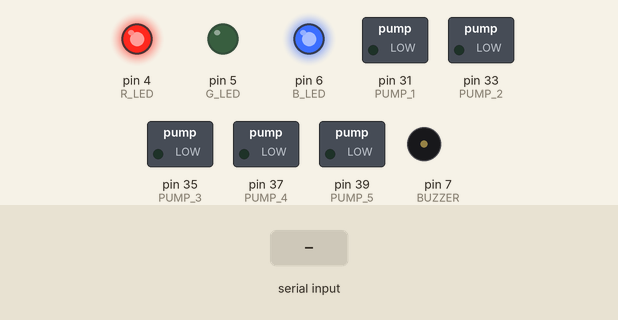
This sketch was run on a simulated Arduino Mega 2560, built with avr-gcc and run on an emulated ATmega2560. Parts: switched loads named in the sketch (green lamp = pin HIGH), output pins drawn as LEDs (lit = HIGH), buzzer (waves = sounding, pin HIGH). Inputs (shaded band) come from the test bench. What the sketch prints to the serial monitor is not drawn.

Above: at 0.4 s.
At 1.0 s:
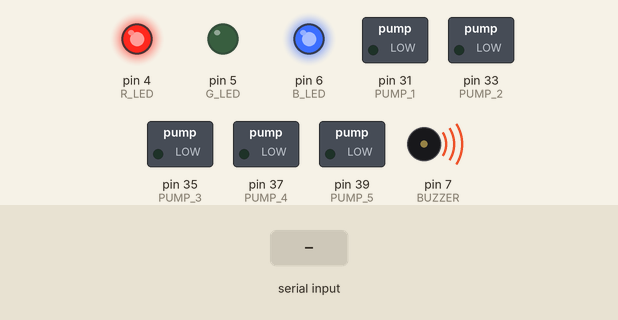
At 3.0 s:
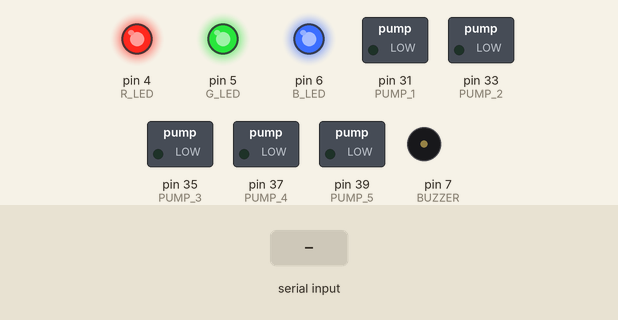
3.1 s: "C,301501061759x" received over the second serial link
4.6 s: "1x" received over the second serial link
Timing chart, 0 to 7.6 s (numbered marks = the images above; inputs shaded):
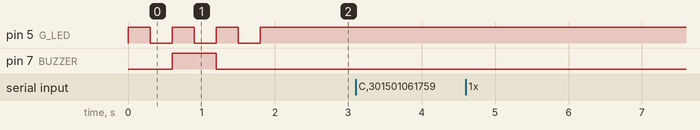

Measured:
- after the input at 3.1 s, every drawn part: stays the same
- after the input at 4.6 s, every drawn part: stays the same

The sketch:

Insulin_pump.ino
```cpp
/*
 * Code for Insulin Pump
 * ENGR 490, Winter 2015
 *
 *
 * Paul Giessner (EECS)
 * giessnerl@umich.edu
 * Ryan Lanigan (MSE)
 * rlanigan@umich.edu
 * April 14, 2015
 *
 */

#include <math.h>
#include <SoftwareSerial.h>

/*  using default serial pins instead of 12 and 13
//Phone Bluetooth Serial Port
int phone_btTx = 12;  // TX-O pin of bluetooth mate, Arduino D2
int phone_btRx = 13;  // RX-I pin of bluetooth mate, Arduino D3
SoftwareSerial phone(phone_btTx, phone_btRx);
*/

//CGM Bluetooth Serial Port
int CGM_btTx = 10;  // TX-O pin of bluetooth mate, Arduino D2
int CGM_btRx = 11;  // RX-I pin of bluetooth mate, Arduino D3
SoftwareSerial CGM(CGM_btTx, CGM_btRx);


//"Global" Variables

// pump pins - multiple needed due to current demands of actuator
const int PUMP_1 = 31;
const int PUMP_2 = 33;
const int PUMP_3 = 35;
const int PUMP_4 = 37;
const int PUMP_5 = 39;

// LED pins
const int R_LED = 4;
const int G_LED = 5;
const int B_LED = 6;

// Buzzer
const int BUZZER = 7;

// start timer
unsigned long timerA = millis();

// baud rate
const int baud_rate = 9600;

const int HEIGHT = 47; //height of saline reservoir being pumped from

int iterator = 0; //Iterator for determining pump times

byte serialA;

String data = "";


/////////////////////////////////////////////////////////////////////////////////////////////////////
/////////////////////////////////////////////////////////////////////////////////////////////////////
/////////////////////////////////////////////////////////////////////////////////////////////////////
//Classes

//Personal Information (which influences the insulin data)
class Info{
  //Delcare all the friends here
  private:
    int height, weight, age; //height(in), weight(lb)
    bool gender;             //Returns true is pump user is male
  public:
    //Constructor
    Info() : height(0), weight(0), age(0), gender(0){}
    void update(int h_in, int w_in, int age_in, int male){
      height = h_in;
      weight = w_in;
      age = age_in;
      gender = (male == 1);
    }
    int in() { return height; }
    int lbs() { return weight; }
    int years() { return age; }
};


/////////////////////////////////////////////////////////////////////////////////////////////////////


//Standard Pumping Variables (All Determined with Aid from a Doctor)
class Std_Pump{
  //Declare all the friends here
  private:
    int itoc_ratio, correction_factor;
    int total_dose;
    int min_basal, av_basal, max_basal;
  public:
    //Constructor
    Std_Pump() : itoc_ratio(0), correction_factor(0), total_dose(0),
                min_basal(0), av_basal(0), max_basal(0){}
    void update(int itoc, int correction, int total, int min_b, int av_b, int max_b){
      itoc_ratio = itoc; correction_factor = correction; total_dose = total;
      min_basal = min_b; av_basal = av_b;  max_basal = max_b;
    }
    int ratio() { return itoc_ratio; }
    int correction() { return correction_factor; }
    int total() { return total_dose; }
    int min_b() { return min_basal; }
    int av_b() { return av_basal; }
    int max_b() { return max_basal; }
};
//int itoc_ratio           //Units of Insulin required to reduce X Grams of Carbohydrates
//                         // www.diabeteshealth.com/blog/insulin-to-carbohydrate-ratios/
//int min_basal_rate       //Hourly Dosing which is administered every XX minutes
//int av_basal_rate        //Varies with the time of the day, exercise
//int max_basal_rate
//int correction_factor    //Corrects high/low pre-meal blood sugar
//                         // ccsmed.com/insulin-correction-factor.aspx
//int total_dose           //Total Insulin Dosage Required for the Day


/////////////////////////////////////////////////////////////////////////////////////////////////////

//Information Required for Standard Bolus
class Bolus {
  //Delcare all the friends here
  private:
    int gram_carbs, blood_glucose;
  public:
    //Constructor
    Bolus() : gram_carbs(0), blood_glucose(0){}
    void update(int carbs_in, int b_sugar){
      gram_carbs = carbs_in; blood_glucose = b_sugar;
    }
    int carbs() { return gram_carbs; }
    int glucose() { return blood_glucose; }
};


/////////////////////////////////////////////////////////////////////////////////////////////////////

//Saves all the Old CGM Data
class Hist{
 private:
   int arr[288]; //24 hours of data to sent to phone
   int predict[24]; //2 hours of data for recent use
 public:
   Hist(){
     for(int i = 0; i < 288; ++ i){
       arr[i] = 0;
     }
     for(int i = 0; i < 24; ++ i){
       predict[i] = 0;
     }
   }
   void update(int place, int datum){
     arr[place] = datum;
   }
};


/////////////////////////////////////////////////////////////////////////////////////////////////////

// Not used due to change in bluetooth setup

//String phone_serial = "C,BCF5AC3665E4";
//String cgm_serial = "C,301501061759";

/*

class Btooth{
  private:
    String address;
    int LED;
  public:
    //Constructor
    Btooth(int Tx, int Rx) : address(""), LED(0), serial(Tx, Rx){
      serial.begin(baud_rate);
    }
    //Unable to Change Phone Serial
    void update(String in, int pin){
      address = "C,";
      address += in; //Reads in the CGM Bluetooth "Code"
      LED = pin;
    }
    String s_address(){
      return address;
    }
    SoftwareSerial serial;
    //Commands To Send/Receive Data
    //Receive
    //Initialize     (Z)
    //Bolus          (B)
    //Calibrate CGM  (K)
    //View           (V)

    //Controls connecting to/from bluetooths
    void connect_btooth(){         //Connect with the Bluetooth with the command "serial_code"
      serial.print("$$$");      // Print three times individually to enter command mode
      delay(100);                  // Short delay, wait for the Mate to send back CMD
      serial.println(address);   // Connect to phone
      delay(5000);                 // delay
      digitalWrite(LED, HIGH);
    }
   void disconnect_btooth(){      //Disconnect from Bluetooth Serial
                                   // Do I need to re-enter "Command Mode"
        serial.println("e");    // Sends Command to disconnect
        delay(1000);               // Short delay
        digitalWrite(LED, LOW);
    }
};
*/

/////////////////////////////////////////////////////////////////////////////////////////////////////
/////////////////////////////////////////////////////////////////////////////////////////////////////
/////////////////////////////////////////////////////////////////////////////////////////////////////


Info info();
Std_Pump std_pump();
Bolus bolus();

//Btooth CGM(10, 11);
//Btooth phone(12, 13);


/////////////////////////////////////////////////////////////////////////////SETUP
void setup()
{
  // initialize the serial communication:
  Serial.begin(baud_rate); //baud rate - make sure it matches that of the module you got:
  // DEFAULT BAUD RATES: RN-42 = 115200, HC-06 = 9600
  // handled in class: bluetooth.begin(9600);  // Start bluetooth serial at 9600bps

  //Serial.begin(baud_rate);
  CGM.begin(baud_rate);

  //Setup Pins
  pinMode(PUMP_1, OUTPUT);
  pinMode(PUMP_2, OUTPUT);
  pinMode(PUMP_3, OUTPUT);
  pinMode(PUMP_4, OUTPUT);
  pinMode(PUMP_5, OUTPUT);

  pinMode(R_LED, OUTPUT);
  pinMode(G_LED, OUTPUT);
  pinMode(B_LED, OUTPUT);
  pinMode(BUZZER, OUTPUT);

  // Active low LEDs
  digitalWrite(R_LED, HIGH);
  digitalWrite(G_LED, HIGH);
  digitalWrite(B_LED, HIGH);

  //Setup the Bluetooth & phone connections
  //phone.update("BCF5AC3665E4", Phone_LED);
  //CGM.update("301501061759", CGM_LED);


  //Initializes: Connection, Pump Data, and CGM Calibration
  //initialize_system();

  // PUMP ON LED FLASH + BUZZER:
  delay(300); digitalWrite(G_LED, LOW);
  delay(300); digitalWrite(G_LED, HIGH);
  digitalWrite(BUZZER, HIGH);
  delay(300); digitalWrite(G_LED, LOW);
  delay(300); digitalWrite(G_LED, HIGH);
  digitalWrite(BUZZER, LOW);
  delay(300); digitalWrite(G_LED, LOW);
  delay(300); digitalWrite(G_LED, HIGH);


}


////////////////////////////////////////////////////////////////////////////// LOOP
//Cycles though for a "5 minute" loop -- for validation, we used 10 second loop
void loop() {
  // reset data
  serialA = 0;
  data = "";

  // receive data form CGM
  while (CGM.available() > 0)
  {
    data = CGM.readStringUntil('x');
    Serial.print(data); // prints to phone
    //phone.print(data);  // prints to phone (alt. setup)

    // reset timer
    timerA = 0;
    timerA = millis();
  }

  // if 20 seconds go by without CGM data, alert user using buzzer and red light
  if (timerA > 20000)
  {
     digitalWrite(BUZZER, HIGH);
     digitalWrite(R_LED, LOW);  // active low LED
     delay(1000);
  }
  else
  {
     digitalWrite(BUZZER, LOW);
     digitalWrite(R_LED, HIGH);
     delay(1000);
  }


  delay(100);

  // receive data from phone
  while (Serial.available() > 0)
  {
    serialA = Serial.read();
  }

  delay(100);

  // process data from phone
  switch(serialA)
  {
    case 3:
      pump_fluid();
      break;
    default:
      break;
   }

  delay(100);

}


////////////////////////////////////////////////////////////////////////////////////////
////////////////////////////////////////////////////////////////////////////////////////
////////////////////////////////////////////////////////////////////////////////////////
//Main/Large Functions

////////////////////////////////////////////////////////////////////////////////////////

//Material Properties:
//11.945tsp (1/4 cup) NaCl per 12floz Tap Water
//Density NaCl = 2.17 g/cm^3
//Density Saline = 1.18927 g/cm^3 (assuming complete solubility)

//Equation 1: Actual Voltage Read from Voltage Divider
  //val = (Rsal)/(ra+Rsal) * Vin
  //val is automatically run with map(val, 0, 5, 0, 1023)
  //Voltage to CGM Readings: constrain(val, 600, 900)
  //Voltage to CGM Readings: map(val, 600, 900, 60, 300)
//Equation 2: Total Mass Added
  //Mtot(Saline) = Md(ml)*e^((294.11 - val)/137)
  //val is from 0 tp 1023, Mtot is mass of total saline pumped
  //Md is the starting ml of Distilled water (50ml)
  //Current GLucose - Goal Glucose = delta Glucose (dG)
  //dG ~ amount val must change ~ additional saline neededd
//Equation 3: Pump Actuation Time
  //Setup Using a Gravitational Potential Energy
  //PE = KE ... mgh = (0.5)mv^2 ... v = sqrt(2gh)
  //Volume_Pumped (m^3) = velocity (m/s) * area (m^2) * time(s) [valve is open]
  //Eq.2 (& voltage) is based on mass pumped Mass = Density_Saline * Volume_Pumped
  // Mass = 50(ml) * (e^((294.11 - cur)/137) - e^((294.11 - want)/137))
  // time(s)[valve is open] = (safety_factor)*Mass * 1/(Density_Saline * area * sqrt(2gh))

// Bolus pump function
void pump_fluid(){
  //Equation Constants
  int mass, time;             //Units: mg, s
  int height = HEIGHT;        //Units: cm (height over tube outlet)

  int density_sal = 1.8927;   //Units: g/cm^3
  int area = 0.04453;         //Units: cm^2
  int gravity = 981;          //Units: cm/s^2
  int SF = 0.75;              //Safety Factor of 4/3

  int target_glucose = 100;   //Target Glucose Levels
  int cur_glucose = 200;      //Current Glucose Levels //Read in from Class Hist

// ---Basal not used for demo purposes---
//  //Decide Which Basal to Use. [Changes throughout Day]
//  int basal = av_basal;
//  //Target Dosing of Insulin Based on the Correction Factor
//  int insulin_dose = (cur_glucose - target_glucose) / correction_factor;
//  //How many basal dosings are required
//  int basal_dosing = insulin_dose / basal;

  // Target Dosing of Insulin Based on Saline Calculations //Re-map to fit Saline Equations
  map(cur_glucose, 60, 300, 600, 900); map(target_glucose, 60, 300, 600, 900);
  mass = 50 * (exp((294.11 - cur_glucose)/137) - exp((294.11 - target_glucose)/137));
  // The time to open valve based on the mass needed and other parameters
  time = (SF) * (mass/1000) * 1/(density_sal * area * sqrt(2*gravity*height));

  //Actuate Mechanism
  digitalWrite(PUMP_1, HIGH);
  digitalWrite(PUMP_2, HIGH);
  digitalWrite(PUMP_3, HIGH);
  digitalWrite(PUMP_4, HIGH);
  digitalWrite(PUMP_5, HIGH);

  // LED on
  digitalWrite(B_LED, LOW);

  delay(time * 1000);  // should be time * 1000

  digitalWrite(PUMP_1, LOW);
  digitalWrite(PUMP_2, LOW);
  digitalWrite(PUMP_3, LOW);
  digitalWrite(PUMP_4, LOW);
  digitalWrite(PUMP_5, LOW);

  // LED off
  digitalWrite(B_LED, HIGH);

}
```
